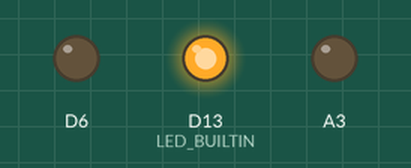
Recording of a program running on a simulated Arduino Nano RP2040 Connect. On the bench: output pins drawn as LEDs (lit = HIGH). Nothing arrives over Bluetooth unless stated; a phone connects over Bluetooth LE 3 s after start; what the program prints to the serial monitor is not drawn.

Above: at 0.1 s.
At 5.1 s:
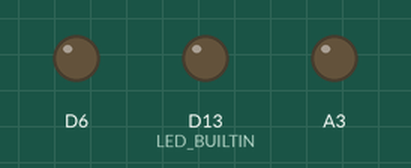
Timing chart, 0 to 6.6 s (numbered marks = the images above):
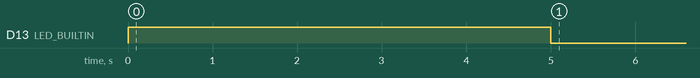

The program:

main.cpp
```cpp
#include <ArduinoBLE.h>

BLEService MotorService("20B10000-E8F2-537E-4F6C-D104768A1214"); // BLE Motor Service
BLEService SteeringService("19B10000-E8F2-537E-4F6C-D104768A1214"); // BLE Steering Service
// BLE LED Switch Characteristic - custom 128-bit UUID, read and writable by central
BLEByteCharacteristic MotorCharacteristic("20B10000-E8F2-537E-4F6C-D104768A1214", BLERead | BLENotify | BLEWrite);
BLEByteCharacteristic SteeringCharacteristic("19B10001-E8F2-537E-4F6C-D104768A1214", BLERead | BLENotify | BLEWrite);


void setup() {
  Serial.begin(9600);

  //PINOUT SETUP
  pinMode(LED_BUILTIN, OUTPUT);
  pinMode(17, OUTPUT);
  pinMode(6, OUTPUT);
  // begin initialization
  if (!BLE.begin()) {
    Serial.println("starting BLE failed!");
  }
  BLE.setDeviceName("RP2040");
  BLE.setLocalName("RP2040.loc");
  BLE.setAdvertisedService(MotorService);
  BLE.setAdvertisedService(SteeringService);

  // add the characteristic to the service
  MotorService.addCharacteristic(MotorCharacteristic);
  SteeringService.addCharacteristic(SteeringCharacteristic);

  // add service
  BLE.addService(SteeringService);
  BLE.addService(MotorService);
  // start advertising
  BLE.advertise();
  Serial.println("BLE Peripheral, waiting for connections....");

}
void loop() {
  //Variables
  int previousMotorVal = 0;
  int previousSteeringVal = 0;
  // listen for BLE peripherals to connect:
  BLEDevice central = BLE.central();
  // if a central is connected to peripheral:
  if (central) {
    Serial.println("Connected to central: ");
    // print the central's MAC address:
    Serial.println(central.address());
    // while the central is still connected to peripheral:
    while (central.connected()){
      int motorVal = MotorCharacteristic.value();
      int steeringVal = SteeringCharacteristic.value();
      if(motorVal != previousMotorVal || steeringVal != previousSteeringVal){
        if (motorVal ==1 ){
          digitalWrite(17, HIGH);
        }
        if (motorVal == 0){
          digitalWrite(17, LOW);
        }
        if (steeringVal == 1){
          digitalWrite(6, HIGH);
        }
        if (steeringVal == 0){
          digitalWrite(6, LOW);
        }
        Serial.print("Moror");
        Serial.println(motorVal);
        Serial.print("Steering");
        Serial.println(steeringVal);
        previousMotorVal = motorVal;
        previousSteeringVal = steeringVal;

      }
      delay(200);
      //digitalWrite(13, LOW);
    }
  }else{

    Serial.println("Not Connected");
    digitalWrite(LED_BUILTIN, HIGH);
    delay(5000);
    digitalWrite(LED_BUILTIN, LOW);
  }
  delay(2000);
}
```

Measured:
- by itself, D13 (LED_BUILTIN): LOW → HIGH at 0.00 s, → LOW 5.0 s later
